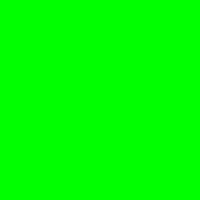
Frame 1 (no input)
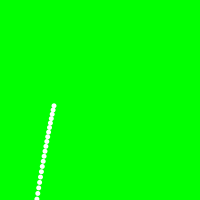
Frame 60 (the mouse pressed at the canvas centre just before this capture)
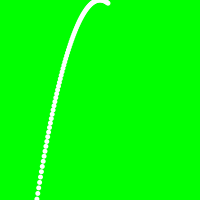
Frame 120 (the mouse held since frame 60 and released just before this capture)

The Processing sketch that drew these frames (run headless with seeded random() and noise(); from frame 60 on, the mouse is pressed at the canvas centre):

// Processing sketch: processing_108329
// ── processing_108329.pde

float x = -100;float y = 0;int valor = 5;
void setup()
{
  noStroke();
  size(200, 200);
  background(0, 255, 0);
}
void draw() {
   
  funcionCuadratica();
}
void funcionCuadratica() {
x=x+0.9;
  if (x < 100) {
    y =(x*x)/20;
  }
  fill(255);
  ellipse(x+100, y, 5,5);
}
